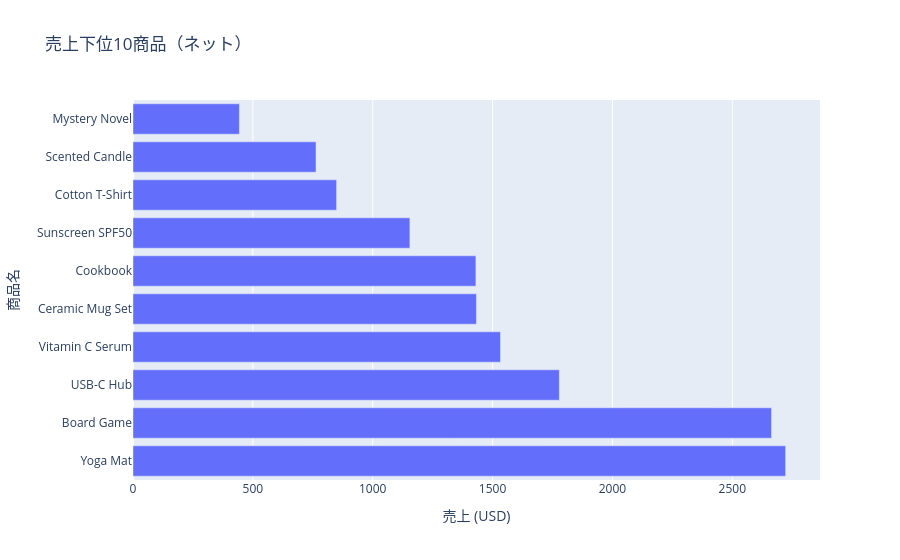

The code cell stored with this chart in its notebook:
### Markdown cell above
このセルの目的: 売上下位10商品を確認し、売上が悪い商品の候補を特定する。

### Code cell
bottom10 = product_summary.sort_values("total_sales", ascending=True).head(10)
fig_bottom10 = px.bar(
    bottom10, x="total_sales", y="product_name", orientation="h", title="売上下位10商品（ネット）"
)
fig_bottom10.update_layout(
    xaxis_title="売上 (USD)", yaxis_title="商品名", yaxis={"categoryorder": "total descending"}
)
fig_bottom10.show()

### Figure 1 — Plotly figure (JSON) as saved in the notebook; plotly's stock layout.template omitted (floating-point values rounded to 4 significant figures)
{"data": [{"hovertemplate": "total_sales=%{x}<br>product_name=%{y}<extra></extra>", "legendgroup": "", "marker": {"color": "#636efa", "pattern": {"shape": ""}}, "name": "", "orientation": "h", "showlegend": false, "textposition": "auto", "type": "bar", "x": [443.8, 763.5, 849.3, 1155.0, 1430.0, 1433.0, 1533.0, 1778.0, 2664.0, 2722.0], "xaxis": "x", "y": ["Mystery Novel", "Scented Candle", "Cotton T-Shirt", "Sunscreen SPF50", "Cookbook", "Ceramic Mug Set", "Vitamin C Serum", "USB-C Hub", "Board Game", "Yoga Mat"], "yaxis": "y"}], "layout": {"barmode": "relative", "legend": {"tracegroupgap": 0}, "title": {"text": "売上下位10商品（ネット）"}, "xaxis": {"anchor": "y", "domain": [0.0, 1.0], "title": {"text": "売上 (USD)"}}, "yaxis": {"anchor": "x", "categoryorder": "total descending", "domain": [0.0, 1.0], "title": {"text": "商品名"}}}}
